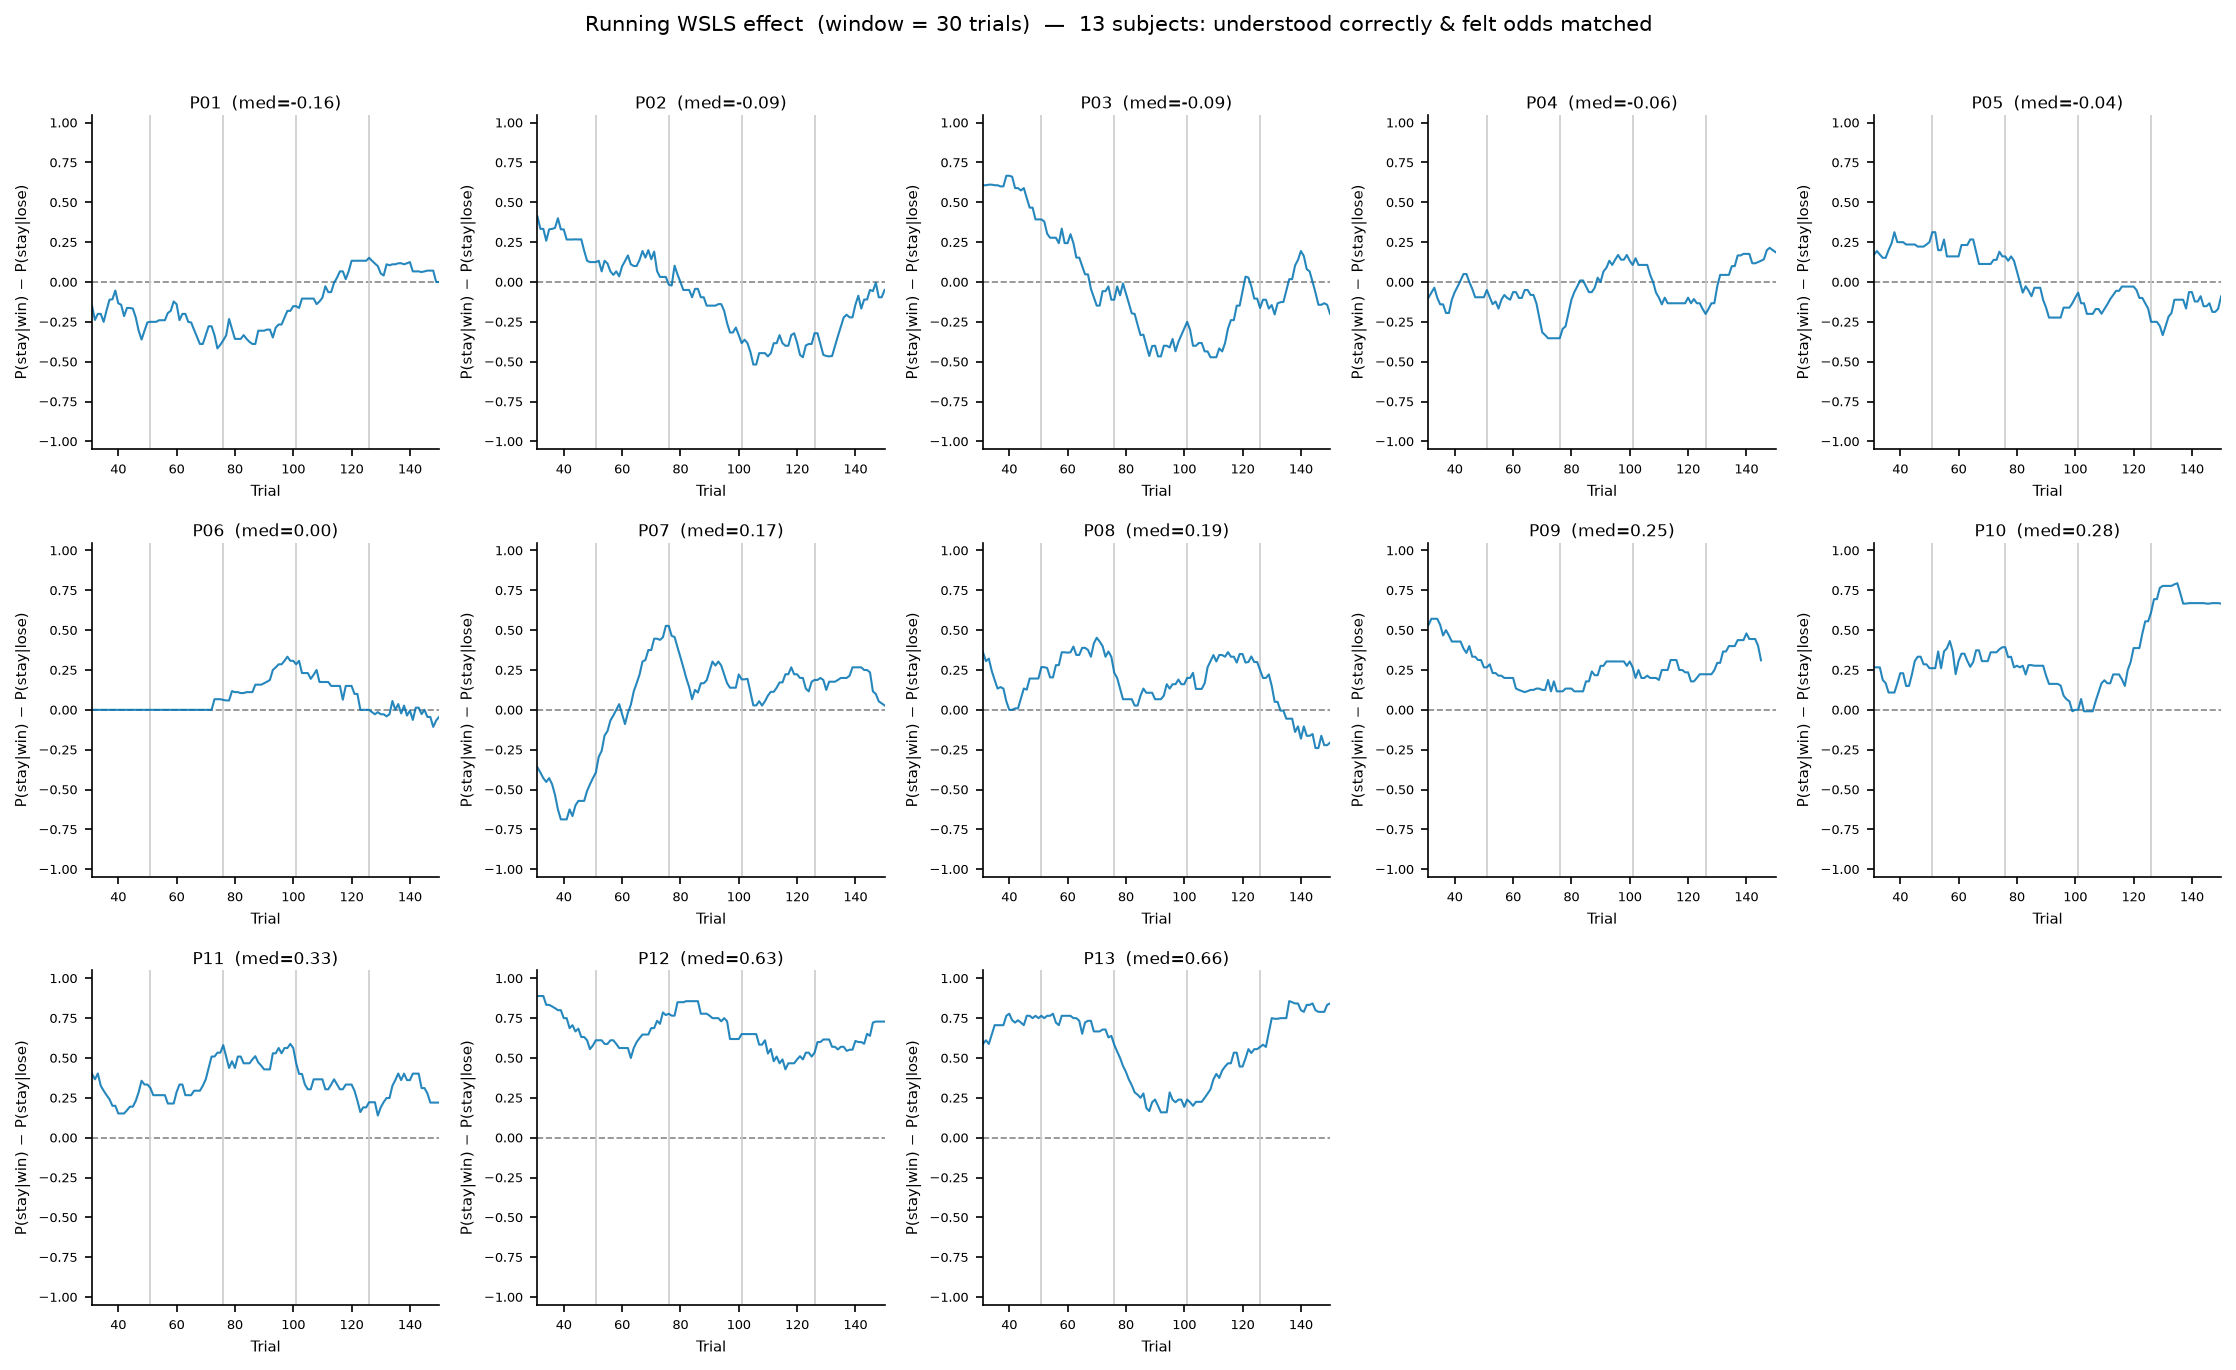

Source code (Python):
"""
Running WSLS effect for the 13 subjects who understood correctly and felt
the odds matched (understood 50/50/50 AND felt_different == "no").

At each trial t (31 to T), look back at the 30 most recent consecutive
trial pairs and compute:
    WSLS(t) = P(stay | reward_prev=1) - P(stay | reward_prev=0)

stay at trial t is defined as: choice(t) == choice(t-1), crossing block
boundaries included.  Panels are sorted by subject median WSLS effect.
"""

import os
import re
import warnings
import numpy as np
import pandas as pd
import matplotlib
matplotlib.use("Agg")
import matplotlib.pyplot as plt

warnings.filterwarnings("ignore")

os.chdir(os.path.dirname(os.path.abspath(__file__)))

DATA_DIR = "../../data/ioc-all-fixed-pilot/task"
OUT_PNG  = "running_wsls.png"
WINDOW   = 30

KEY_TO_ARM = {"arrowleft": 0, "arrowup": 1, "arrowright": 2}

MISUNDERSTOOD  = {"67dae998d8f2cfb8a8e3bf03"}
FELT_DIFFERENT = {
    "677009b08130c3028f6a8a6d",
    "68598a1d4cebd213b2abb1d9",
    "69b7e04340b00585acbb91ac",
    "6a0092581cd317f1ff1765a2",
}

LINE_COL = "#0072B2"   # Okabe-Ito blue
ZERO_COL = "#888888"
BLOCK_COL = "#cccccc"


# ── data ─────────────────────────────────────────────────────────────────────
def load_subjects(data_dir):
    subjects = []
    for fname in sorted(os.listdir(data_dir)):
        if not fname.endswith(".csv"):
            continue
        m = re.match(r"ioc-all_([a-f0-9]{24})_SESSION", fname)
        if not m:
            continue
        pid = m.group(1)
        if pid in MISUNDERSTOOD or pid in FELT_DIFFERENT:
            continue
        df = pd.read_csv(os.path.join(data_dir, fname), low_memory=False)
        gb = (
            df[
                (df["task"] == "gambling_choice") &
                (df["block_number"].astype(str) != "training") &
                (df["is_choice_valid"].astype(str).str.lower() == "true")
            ]
            .copy()
            .assign(block_number=lambda x: x["block_number"].astype(int))
            .sort_values(["block_number", "trial_number"])
            .reset_index(drop=True)
        )
        choices = gb["choice_key"].map(KEY_TO_ARM).values.astype(int)
        rewards = gb["reward"].astype(float).values
        subjects.append({"pid": pid, "choices": choices, "rewards": rewards})
    return subjects


# ── running WSLS ─────────────────────────────────────────────────────────────
def running_wsls(choices, rewards, window=WINDOW):
    T = len(choices)
    # stay[i] and reward_prev[i] defined for i = 1 ... T-1
    stay        = (choices[1:] == choices[:-1]).astype(float)
    reward_prev = rewards[:-1]

    # evaluation points: window to T-1 (0-based in the pairs array)
    # corresponds to trial numbers window+1 to T (1-based)
    n_points = T - window
    wsls = np.full(n_points, np.nan)
    for i in range(window - 1, T - 1):
        idx = i - (window - 1)
        s = stay[i - window + 1 : i + 1]
        r = reward_prev[i - window + 1 : i + 1]
        win_mask  = r == 1
        lose_mask = r == 0
        if win_mask.sum() > 0 and lose_mask.sum() > 0:
            wsls[idx] = s[win_mask].mean() - s[lose_mask].mean()

    x = np.arange(window + 1, T + 1)   # trial numbers (1-based)
    return x, wsls


# ── plot ─────────────────────────────────────────────────────────────────────
def main():
    subjects = load_subjects(DATA_DIR)
    print(f"Loaded {len(subjects)} subjects")

    # compute running WSLS for each subject
    for s in subjects:
        s["x"], s["wsls"] = running_wsls(s["choices"], s["rewards"])
        s["median_wsls"] = float(np.nanmedian(s["wsls"]))

    # sort panels by median WSLS (ascending)
    subjects = sorted(subjects, key=lambda s: s["median_wsls"])

    n      = len(subjects)
    ncols  = 5
    nrows  = int(np.ceil(n / ncols))    # 3 rows
    fig, axes = plt.subplots(nrows, ncols,
                             figsize=(15, nrows * 3),
                             sharey=False)
    axes_flat = axes.flatten()

    # block start trials visible within x range (31-150): 51, 76, 101, 126
    block_starts = [51, 76, 101, 126]

    for i, s in enumerate(subjects):
        ax = axes_flat[i]
        ax.axhline(0, color=ZERO_COL, linewidth=0.8, linestyle="--", zorder=1)
        for bs in block_starts:
            ax.axvline(bs, color=BLOCK_COL, linewidth=0.8, zorder=1)

        ax.plot(s["x"], s["wsls"],
                color=LINE_COL, linewidth=1.0, alpha=0.85, zorder=2)

        ax.set_title(f"P{i+1:02d}  (med={s['median_wsls']:.2f})",
                     fontsize=8, pad=3)
        ax.set_xlim(WINDOW + 1, 150)
        ax.set_ylim(-1.05, 1.05)
        ax.set_xlabel("Trial", fontsize=7)
        ax.set_ylabel("P(stay|win) − P(stay|lose)", fontsize=7)
        ax.tick_params(labelsize=6)
        ax.spines[["top", "right"]].set_visible(False)

    # hide unused panels
    for j in range(n, len(axes_flat)):
        axes_flat[j].set_visible(False)

    fig.suptitle(
        f"Running WSLS effect  (window = {WINDOW} trials)  —  "
        "13 subjects: understood correctly & felt odds matched",
        fontsize=10, y=1.01
    )
    plt.tight_layout()
    plt.savefig(OUT_PNG, dpi=150, bbox_inches="tight")
    print(f"Saved → {OUT_PNG}")


if __name__ == "__main__":
    main()
